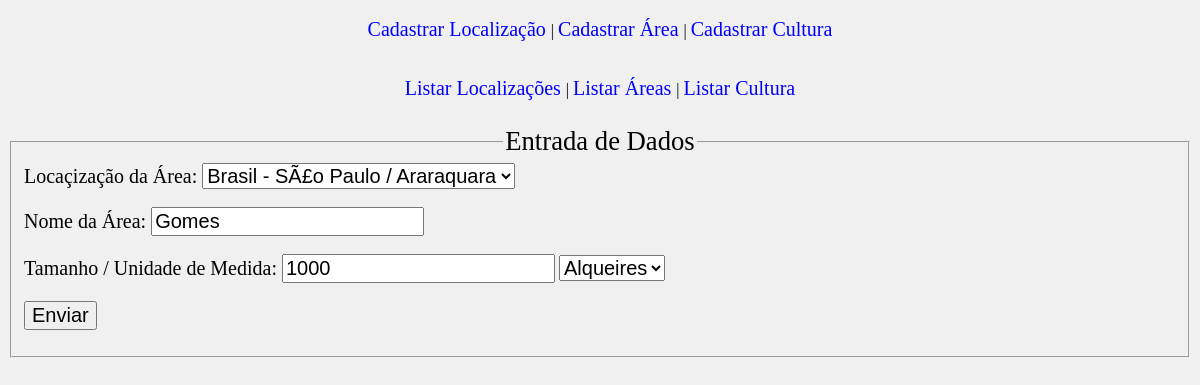
Page /form_alterar_area.php?id=2 on the earlier database version.
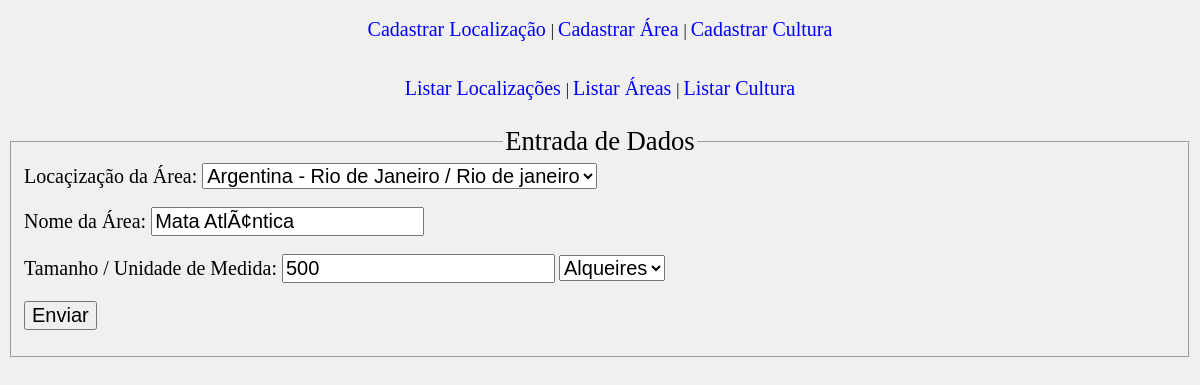
Same page on the later database version.
### tables this page shows
CREATE TABLE IF NOT EXISTS `area` (
  `ID_area` int(11) NOT NULL AUTO_INCREMENT,
  `cod_localizacao` int(100) NOT NULL,
  `nome` varchar(100) NOT NULL,
  `uni_medida` varchar(10) NOT NULL,
  `tamanho` int(100) NOT NULL,
  PRIMARY KEY (`ID_area`),
  KEY `cod_localizacao` (`cod_localizacao`)
);

CREATE TABLE IF NOT EXISTS `localizacao` (
  `ID_localizacao` int(100) NOT NULL AUTO_INCREMENT,
  `pais` varchar(50) NOT NULL,
  `estado` varchar(50) NOT NULL,
  `municipio` varchar(50) NOT NULL,
  PRIMARY KEY (`ID_localizacao`)
);

### form_alterar_area.php (the view, shortened to what this page needs)
<?php
	include "conexao.php";
	include "funcao.php";
?>
<html>
	<head>
		<link rel="stylesheet" href="estilos.css"/>
	</head>
	<body class="corpo">
		<?php
			$id = $_GET["id"];
			$select = "SELECT * FROM area WHERE ID_area = $id";
			$resultado = mysqli_query($link, $select) or die (mysqli_error($link));
			$linha = mysqli_fetch_array($resultado);
		?>
		<fieldset>
			<legend>Entrada de Dados</legend>
			<form action="altera_area.php" method="post">
				<label>Locaçização da Área: </label>
				<select name="localizacao">
					<?php
						$select = "select * from localizacao";
						$resultado = mysqli_query($link, $select) or die(mysqli_error($link));
						while($linha1 = mysqli_fetch_array($resultado)){
							echo "<option value='" . $linha1["ID_localizacao"] . "' ";
							if ( $linha1['ID_localizacao'] == $linha['cod_localizacao'] ){
								echo " selected ";
							}
							echo "> " . $linha1["pais"] .
							" - " . $linha1["estado"] . " / " . $linha1["municipio"] . "</option>";
						}
					?>
				</select>
				<br />
				<br />
				<label>Nome da Área: </label>
				<input type="text" value="<?=$linha['nome']?>" name="nomeArea"/>
				<br />
				<br />
				<label>Tamanho / Unidade de Medida: </label>
				<input type="number" value="<?=$linha['tamanho']?>" name="tamanho"/>
				<select name="unidade">
					<option value="Alqueires" <?php if($linha['uni_medida'] == "Alqueires"){
						echo "selected";
					} ?> >Alqueires</option>
				</select>
				<br />
				<br />
				<input type="submit" value="Enviar"/>
			</form>
		</fieldset>
	</body>
</html>

Differences in the rows shown:
changed area "Alqueires": localizacao "Brasil - SÃ£o Paulo / Araraquara" → "Argentina - Rio de Janeiro / Rio de janeiro"; nomeArea "Gomes" → "Mata AtlÃ¢ntica"; tamanho "1000" → "500"
